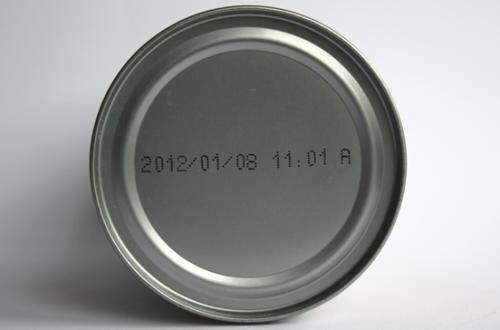
%> input picture test.png, 500 x 330 px
$ octave segmentation.m   (GNU Octave 9; MATLAB toolbox functions it lacks are replaced by stand-ins)
%> lines starting %> are read from the running program, lines starting %| are printed output that depends on the picture; in (x1, y1, x2, y2) boxes, pixels count from 0 and x2, y2 are one past the last pixel; in counts of white or black regions, pixels touching at a corner belong together; the program's own positions count from 1
clear ; close all; clc

[fn,pn,fi]=uigetfile('*.png','选择图片');
%> the answer given: test.png
I=imread([pn fn]);%读取图片
%> I is the input picture: size 330x500x3 uint8; mean R, G, B 149.8, 151.1, 150.7

figure();
subplot(3,2,1),imshow(I),title('原始图像');

I1=rgb2gray(I);%灰度化
subplot(3,2,2),imshow(I1),title('灰度图像');

I2=edge(I1,'canny');%边缘检测
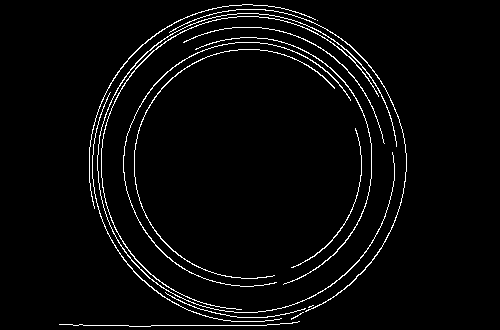
%> I2: size 330x500 logical; 3.5% white in thin lines or dots, all inside (x1, y1, x2, y2) = (59, 4, 407, 327)
subplot(3,2,3),imshow(I2),title('边缘检测后图像');

se=[1;1;1];%线型结构元素
I3=imerode(I2,se);%腐蚀操作
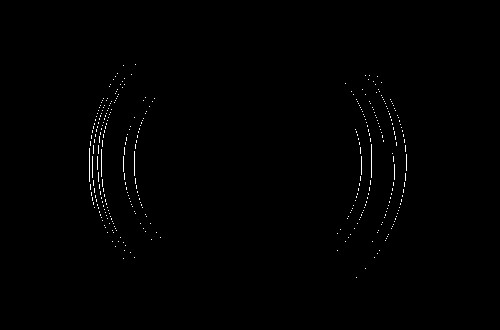
%> I3: size 330x500 logical; 0.51% white in thin lines or dots, all inside (x1, y1, x2, y2) = (89, 64, 407, 278)
subplot(3,2,4),imshow(I3),title('腐蚀后边缘图像');

se=strel('rectangle',[25,25]);
I4=imclose(I3,se);%闭运算
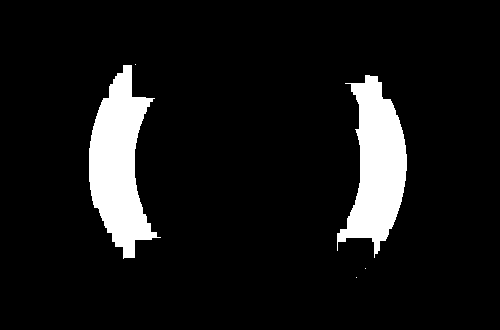
%> I4: size 330x500 logical; 8.8% white; 5 white regions (3 under 20 px), largest, box (x1, y1, x2, y2) and area: (89, 65, 161, 259) 7496, (337, 75, 407, 258) 6993
subplot(3,2,5),imshow(I4),title('填充后图像');

I5=bwareaopen(I4,100);%去除聚团灰度值小于100的部分
subplot(3,2,6),imshow(I5),title('形态滤波后图像');

[y,x,z]=size(I5);
%> y = 330; x = 500; z = 1
I6=double(I5);
%% 计算行像素灰度累积值
Y1=zeros(y,1);%行像素统计
for i=1:y
	for j=1:x
        if I6(i,j,1)==1
            Y1(i,1)= Y1(i,1)+1;
        end
    end
end
%> after the loop, Y1 = 330 values, max 99 at index 233, min 0 at index 1, mean 43.91
[temp,MaxY]=max(Y1);
%> temp = 99; MaxY = 233
figure();
subplot(3,2,1),plot(0:y-1,Y1),title('行方向像素点灰度值累计和'),xlabel('行值'),ylabel('像素');

%% 从最大像素量所在行处往上下扫描，如果像素量大于阈值则继续直到尽头
shreshold = 110;
PY1=MaxY;
%> PY1 = 233
while Y1(PY1,1)>=shreshold && PY1>1
	PY1=PY1-1;
end
%> this loop made 0 passes
PY2=MaxY;
%> PY2 = 233
while Y1(PY2,1)>=shreshold && PY2<y
	PY2=PY2+1;
end

%% 计算列像素灰度累积值
IY=I(PY1:PY2,:,:);
X1=zeros(1,x);%列像素统计
for j=1:x
	for i=PY1:PY2
        if(I6(i,j,1)==1)
            X1(1,j)= X1(1,j)+1;
        end
	end
end
%> after the loop, X1 = 500 values, max 1 at index 108, min 0 at index 1, mean 0.198
subplot(3,2,2),plot(0:x-1,X1),title('列方向像素点灰度值累计和'),xlabel('列值'),ylabel('像素');

%% 从两边向中间扫描，如果像素量小于阈值则剪掉
% [11 lines of commented-out code are left out]

%% 从中间列处往左右扫描，如果像素量大于阈值则停止
shreshold = 20;
PX1=fix(x/2);
%> PX1 = 250
while X1(1,PX1)<=shreshold && PX1>1
	PX1=PX1-1;
end
%> this loop made 249 passes
%> PX1 on passes 1 to 3: 249, 248, 247
%> after the loop, PX1 = 1
PX2=fix(x/2);
%> PX2 = 250
while X1(1,PX2)<=shreshold && PX2<x
	PX2=PX2+1;
end
%> after the loop, PX2 = 500

%% 后续处理
position=I(PY1:PY2,PX1:PX2,:);%定位切割
subplot(3,2,3),imshow(position),title('定位剪切图像')
h=fspecial('gaussian',[3 3],0.1);
position = imfilter(position,h);%高斯滤波

I1 = rgb2gray(position);%灰度化
%> I1 = 500 values, max 248 at index 393, min 32 at index 385, mean 141.9
I1=im2bw(I1,0.27);%二值化-阈值(0.26~0.28)
%> I1 = 500 logical values, 487 true
I1=1-I1;%黑白反转
%> I1 = 500 values, max 1 at index 344, min 0 at index 1, mean 0.026
subplot(3,2,4),imshow(I1),title('二值化图像');

se = strel('rectangle',[2 2]);
I2=imclose(I1,se);%开运算
%> I2 = 500 values, max 1 at index 344, min 0 at index 1, mean 0.028
subplot(3,2,5),imshow(I2),title('开运算后二值化图像');

[y1,x1,z1]=size(I2);
%> y1 = 1; x1 = 500; z1 = 1
I3=double(I2);
%> I3 has the same summary as I2

%% 去除图像顶端和底端的无用区域
shreshold = 10;
Y1=zeros(y1,1);
for i=1:y1
	for j=1:x1
        if(I3(i,j,1)==1)
            Y1(i,1)=Y1(i,1)+1;
        end
	end
end
%> this loop made 1 pass
%剪掉行像素总量不够阈值的上下部分
Py0=1;
while Y1(Py0,1)<shreshold && Py0<y1
	Py0=Py0+1;
end
%> after the loop, Py0 = 1
Py1=Py0;
%> Py1 = 1
while Y1(Py1,1)>=shreshold && Py1<y1
	 Py1=Py1+1;
end
I2=I2(Py0:Py1,:,:);
subplot(3,2,6),imshow(I2),title('目标字符区域');
%> after `title('目标字符区域')`:
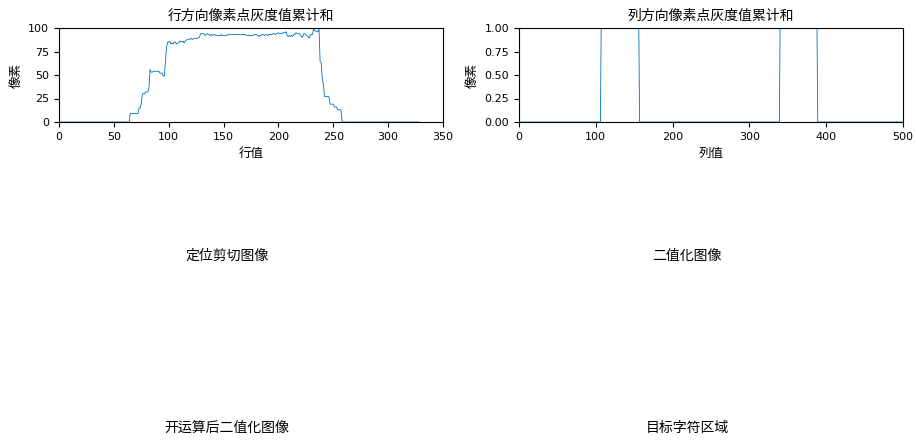
%> figure redrawn from the program's plot data, 6 panels


%% 重新计算列灰度累积值
X1=zeros(1,x1);
for j=1:x1
	for i=1:y1
        if I3(i,j,1)==1
            X1(1,j)= X1(1,j)+1;
        end
    end
end
%> after the loop, X1 has the same summary as I2
figure(3);
plot(0:x1-1,X1),title('列方向像素点灰度值累计和'),xlabel('列值'),ylabel('累计像素量');
%> after `ylabel('累计像素量')`:
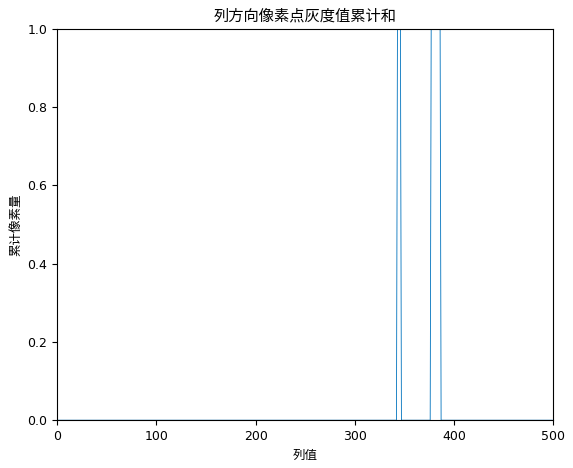
%> figure redrawn from the program's plot data; curve peaks at x = 343, y = 1

%% 分割字符
%> (the run ends here)
